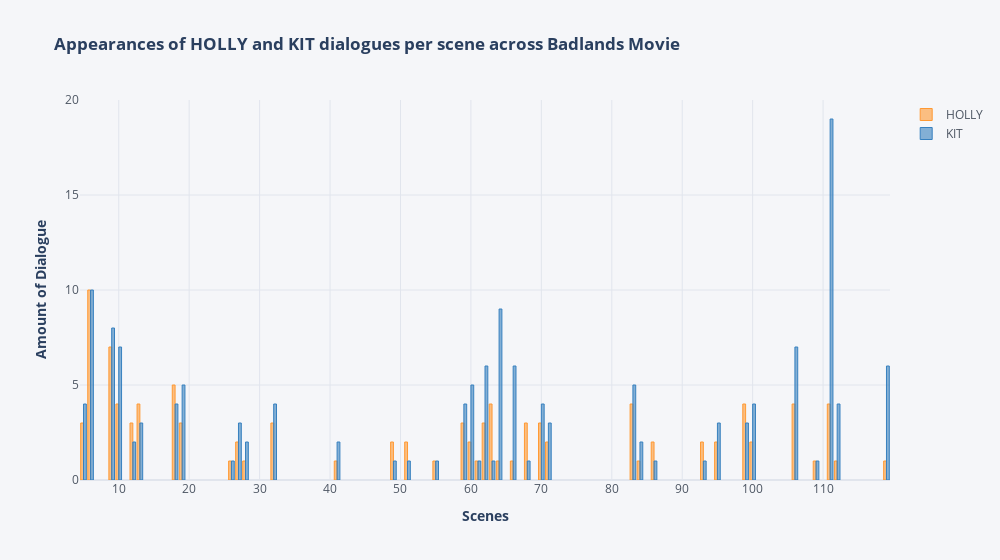

Notebook cell for this chart:
### Code cell
df_2_count, df_2_dialogue = dia.xter_count_perscene(movie_characters[:2])
dia.scene_dialogue_plot(df_2_count)

### Figure 1 — Plotly figure (JSON) as saved in the notebook; plotly's stock layout.template omitted (floating-point values rounded to 4 significant figures)
{"data": [{"marker": {"color": "rgba(255, 153, 51, 0.6)", "line": {"color": "rgba(255, 153, 51, 1.0)", "width": 1}}, "name": "HOLLY", "orientation": "v", "text": "", "type": "bar", "x": [5, 6, 9, 10, 12, 13, 18, 19, 26, 27, 28, 32, 41, 49, 51, 55, 59, 60, 61, 62, 63, 64, 66, 68, 70, 71, 83, 84, 86, 93, 95, 99, 100, 106, 109, 111, 112, 119], "y": [3, 10, 7, 4, 3, 4, 5, 3, 1, 2, 1, 3, 1, 2, 2, 1, 3, 2, 1, 3, 4, 1, 1, 3, 3, 2, 4, 1, 2, 2, 2, 4, 2, 4, 1, 4, 1, 1]}, {"marker": {"color": "rgba(55, 128, 191, 0.6)", "line": {"color": "rgba(55, 128, 191, 1.0)", "width": 1}}, "name": "KIT", "orientation": "v", "text": "", "type": "bar", "x": [5, 6, 9, 10, 12, 13, 18, 19, 26, 27, 28, 32, 41, 49, 51, 55, 59, 60, 61, 62, 63, 64, 66, 68, 70, 71, 83, 84, 86, 93, 95, 99, 100, 106, 109, 111, 112, 119], "y": [4, 10, 8, 7, 2, 3, 4, 5, 1, 3, 2, 4, 2, 1, 1, 1, 4, 5, 1, 6, 1, 9, 6, 1, 4, 3, 5, 2, 1, 1, 3, 3, 4, 7, 1, 19, 4, 6]}], "layout": {"legend": {"bgcolor": "#F5F6F9", "font": {"color": "#4D5663"}}, "paper_bgcolor": "#F5F6F9", "plot_bgcolor": "#F5F6F9", "title": {"text": "<b> Appearances of HOLLY and KIT dialogues per scene across Badlands Movie <b>"}, "width": 1000, "xaxis": {"dtick": 10, "gridcolor": "#E1E5ED", "showgrid": true, "tickfont": {"color": "#4D5663"}, "title": {"text": "<b> Scenes <b>"}, "zerolinecolor": "#E1E5ED"}, "yaxis": {"gridcolor": "#E1E5ED", "showgrid": true, "tickfont": {"color": "#4D5663"}, "title": {"text": "<b> Amount of Dialogue <b>"}, "zerolinecolor": "#E1E5ED"}}}
